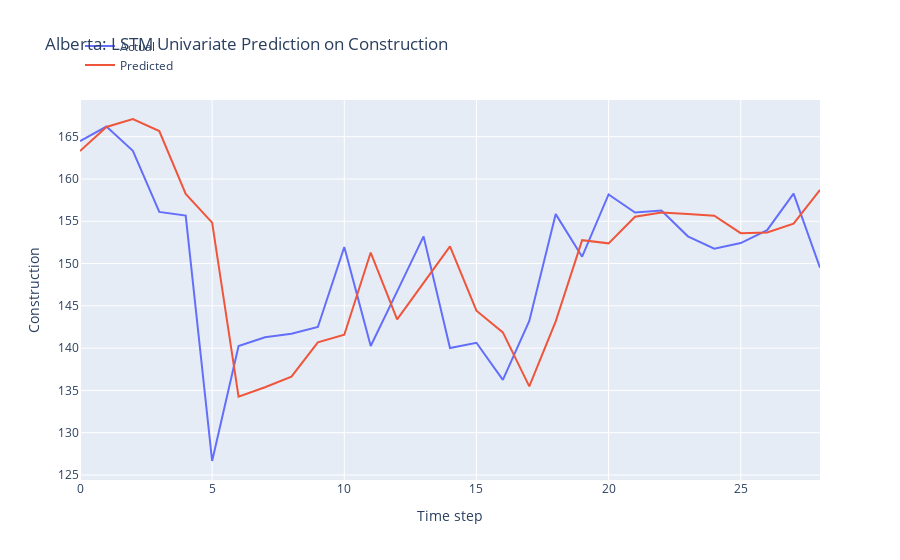

Notebook source saved alongside this figure:
### Markdown cell above
LSTM Model Development

### Code cell
n_features = 1
X_train = X_train.reshape(X_train.shape[0], X_train.shape[1], n_features)

# define model
model = Sequential()
model.add(LSTM(50, activation='relu', input_shape=(n_steps, n_features)))
model.add(Dense(1))

# model = Sequential()
# model.add(LSTM(100, activation='relu', input_shape=(n_steps, n_features), kernel_regularizer=L2(0.001), return_sequences=True))
# model.add(LSTM(50, activation='relu', kernel_regularizer=L2(0.01)))
# model.add(Dense(1))

def r_squared(y_true, y_pred):
    SS_res =  K.sum(K.square(y_true - y_pred)) 
    SS_tot = K.sum(K.square(y_true - K.mean(y_true))) 
    return ( 1 - SS_res/(SS_tot + K.epsilon()) )

# Compile the model
model.compile(optimizer='adam', 
              loss='mse',
              metrics=[r_squared])

early_stopping = EarlyStopping(monitor='loss', patience=5, restore_best_weights=True)

# fit model
history = model.fit(X_train, y_train, 
          epochs = 20,
          batch_size = 32,
          verbose = 0,
          callbacks=[early_stopping])

# Obtain the MSE and R-squared from the last epoch
last_epoch_mse = history.history['loss'][-1]
last_epoch_r_squared = history.history['r_squared'][-1]

# Print the MSE and R-squared
print("Mean Squared Error (MSE) from the last epoch:", last_epoch_mse)
print("R-squared from the last epoch:", last_epoch_r_squared)

# plot loss and r2 score
plt.figure(figsize=(10, 6))

# Plot train loss
plt.plot(history.history['loss'], label='Train Loss')

# Plot train R-squared score
plt.plot(history.history['r_squared'], label='Train R2')

plt.title('Model Training Loss and R-squared Score')
plt.xlabel('Epochs')
plt.ylabel('Value')
plt.legend()
plt.grid(True)
plt.show()

# Evaluate the model
loss = model.evaluate(X_test, y_test)
print("MSE and R_squared:", loss)

# make prediction on test data
X_test = X_test.reshape(X_test.shape[0], X_test.shape[1], n_features)
y_pred = model.predict(X_test)

# Print the first 5 predictions and actual values
print("Predictions:")
flattened_predictions = [pred[0] for pred in y_pred[:10]]
print(flattened_predictions)
# print(y_pred[:10].tolist())
print("Actual values:")
rounded_actual_values = [round(value, len(str(prediction).split('.')[1])) for value, prediction in zip(y_test[:10], flattened_predictions)]
print(rounded_actual_values)

# plot the actual and predicted values for test data
trace1 = go.Scatter(x=np.arange(len(y_test)), y=y_test.flatten(), mode='lines', name='Actual')
trace2 = go.Scatter(x=np.arange(len(y_pred)), y=y_pred.flatten(), mode='lines', name='Predicted')

# Create layout
layout = go.Layout(
    title='Alberta: LSTM Univariate Prediction on Construction',
    xaxis=dict(title='Time step'),
    yaxis=dict(title='Construction'),
    legend=dict(x=0, y=1.18)
)

# Create figure
fig = go.Figure(data=[trace1, trace2], layout=layout)

# Show plot
fig.show()

### Figure 1 — Plotly figure (JSON) as saved in the notebook; plotly's stock layout.template omitted (floating-point values rounded to 4 significant figures)
{"data": [{"mode": "lines", "name": "Actual", "type": "scatter", "x": [0, 1, 2, 3, 4, 5, 6, 7, 8, 9, 10, 11, 12, 13, 14, 15, 16, 17, 18, 19, 20, 21, 22, 23, 24, 25, 26, 27, 28], "y": [164.5, 166.2, 163.3, 156.1, 155.7, 126.7, 140.3, 141.3, 141.7, 142.5, 152.0, 140.3, 146.7, 153.2, 140.0, 140.6, 136.2, 143.2, 155.8, 150.8, 158.2, 156.0, 156.3, 153.2, 151.8, 152.4, 154.0, 158.3, 149.5]}, {"mode": "lines", "name": "Predicted", "type": "scatter", "x": [0, 1, 2, 3, 4, 5, 6, 7, 8, 9, 10, 11, 12, 13, 14, 15, 16, 17, 18, 19, 20, 21, 22, 23, 24, 25, 26, 27, 28], "y": [163.3, 166.1, 167.1, 165.7, 158.2, 154.8, 134.3, 135.4, 136.6, 140.7, 141.6, 151.3, 143.4, 147.7, 152.0, 144.4, 141.9, 135.5, 143.2, 152.8, 152.4, 155.5, 156.0, 155.8, 155.7, 153.6, 153.7, 154.7, 158.7]}], "layout": {"legend": {"x": 0, "y": 1.18}, "title": {"text": "Alberta: LSTM Univariate Prediction on Construction"}, "xaxis": {"title": {"text": "Time step"}}, "yaxis": {"title": {"text": "Construction"}}}}
